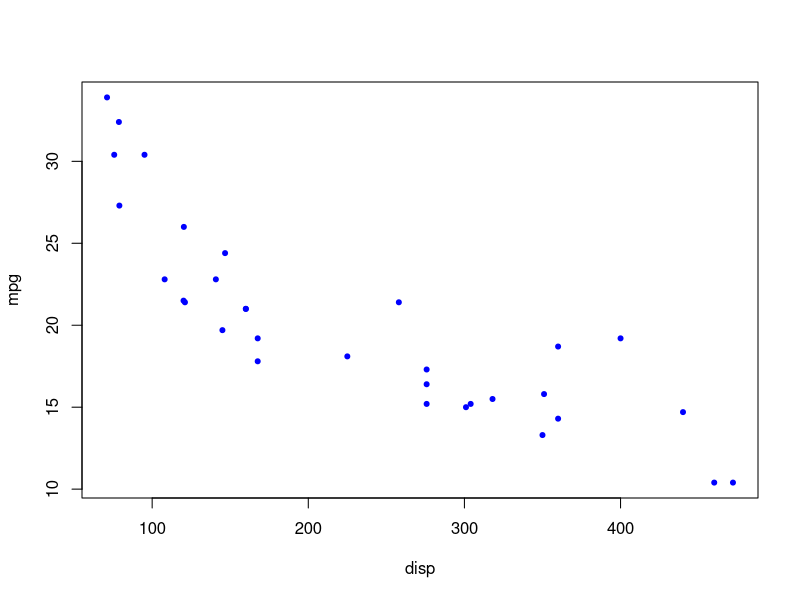
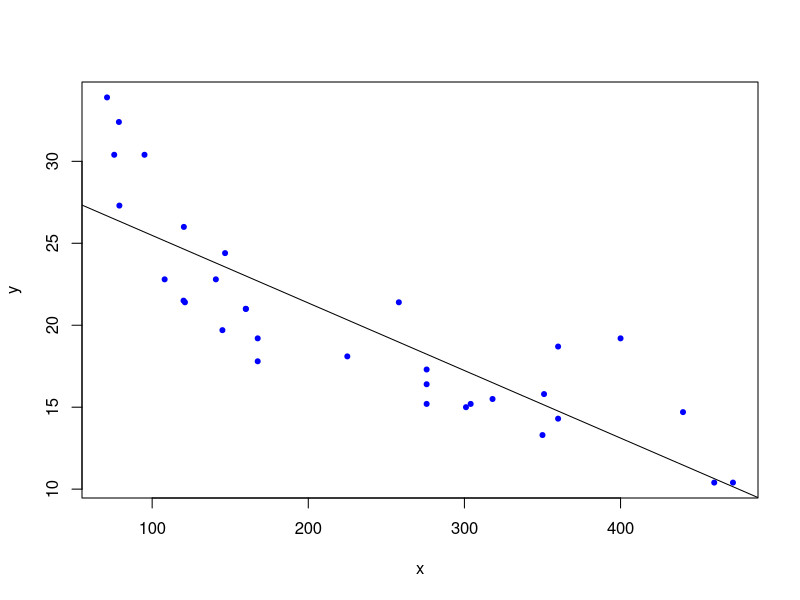

Write R code to recreate these figures, in order. (Note: this script raises an error after producing the figures.)
attach(mtcars)
plot(disp, mpg, col = "blue", pch = 20)


gradientDesc <- function(x, y, learn_rate, conv_threshold, n, max_iter) {
  plot(x, y, col = "blue", pch = 20)
  m <- runif(1, 0, 1)
  c <- runif(1, 0, 1)
  yhat <- m * x + c
  MSE <- sum((y - yhat) ^ 2) / n
  converged = F
  iterations = 0
  while(converged == F) {
    ## Implement the gradient descent algorithm
    m_new <- m - learn_rate * ((1 / n) * (sum((yhat - y) * x)))
    c_new <- c - learn_rate * ((1 / n) * (sum(yhat - y)))
    m <- m_new
    c <- c_new
    yhat <- m * x + c
    MSE_new <- sum((y - yhat) ^ 2) / n
    if(MSE - MSE_new <= conv_threshold) {
      abline(c, m) 
      converged = T
      return(paste("Optimal intercept:", c, "Optimal slope:", m))
    }
    iterations = iterations + 1
    if(iterations > max_iter) { 
      abline(c, m) 
      converged = T
      return(paste("Optimal intercept:", c, "Optimal slope:", m))
    }
  }
}


# Run the function 

gradientDesc(disp, mpg, 0.0000293, 0.001, 32, 2500000)

coef(model)

